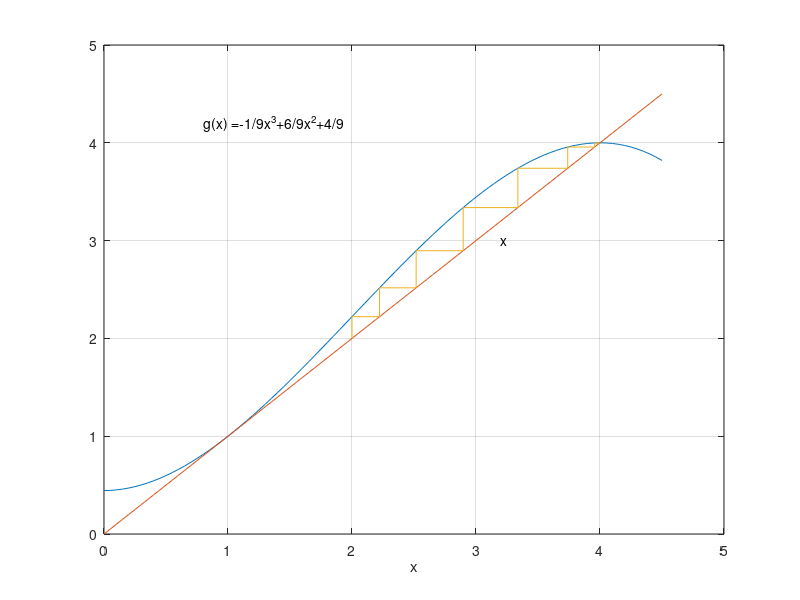

This chart was generated by the following MATLAB code:
x=0:.05:4.5;
g=-1/9*x.^3+6/9*x.^2+4/9;
k=1;
dz=10;
z=2;
r(k)=z;
s(k)=z;
while dz >.001
k=k+2;
r(k-1)=z;
p=-1/9*z^3+6/9*z^2+4/9;
s(k-1)=p;
dz=abs(z-p);
z=p;
r(k)=z; s(k)=z;
end
plot(x,g,'-',x,x,'-', r,s,'-'),grid
xlabel('x')
text(0.8, 4.2,'g(x) =-1/9x^3+6/9x^2+4/9')
text(3.2, 3.0,'x')
